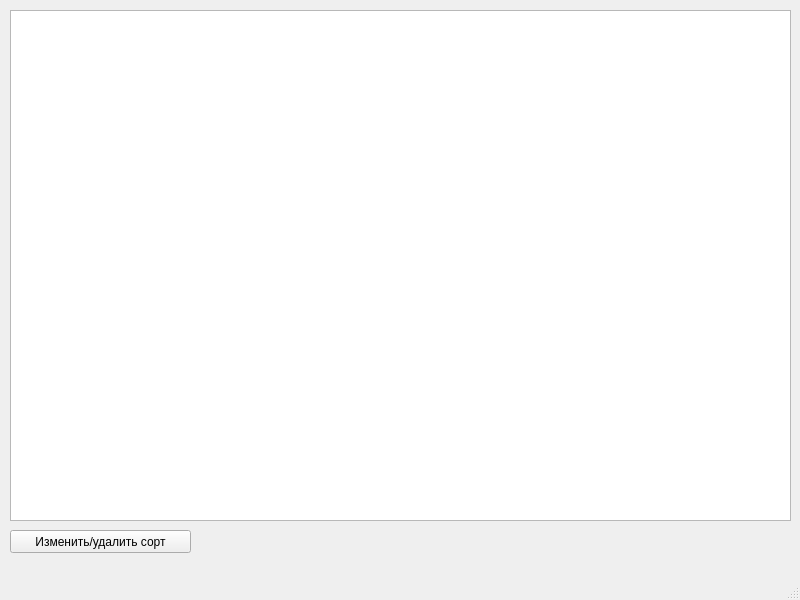
<?xml version="1.0" encoding="UTF-8"?>
<ui version="4.0">
 <class>MainWindow</class>
 <widget class="QMainWindow" name="MainWindow">
  <property name="geometry">
   <rect>
    <x>0</x>
    <y>0</y>
    <width>800</width>
    <height>600</height>
   </rect>
  </property>
  <property name="windowTitle">
   <string>MainWindow</string>
  </property>
  <widget class="QWidget" name="centralwidget">
   <widget class="QTableWidget" name="tableWidget">
    <property name="geometry">
     <rect>
      <x>10</x>
      <y>10</y>
      <width>781</width>
      <height>511</height>
     </rect>
    </property>
   </widget>
   <widget class="QPushButton" name="pushButton">
    <property name="geometry">
     <rect>
      <x>10</x>
      <y>530</y>
      <width>181</width>
      <height>23</height>
     </rect>
    </property>
    <property name="text">
     <string>Изменить/удалить сорт</string>
    </property>
   </widget>
  </widget>
  <widget class="QMenuBar" name="menubar">
   <property name="geometry">
    <rect>
     <x>0</x>
     <y>0</y>
     <width>800</width>
     <height>21</height>
    </rect>
   </property>
  </widget>
  <widget class="QStatusBar" name="statusbar"/>
 </widget>
 <resources/>
 <connections/>
</ui>
